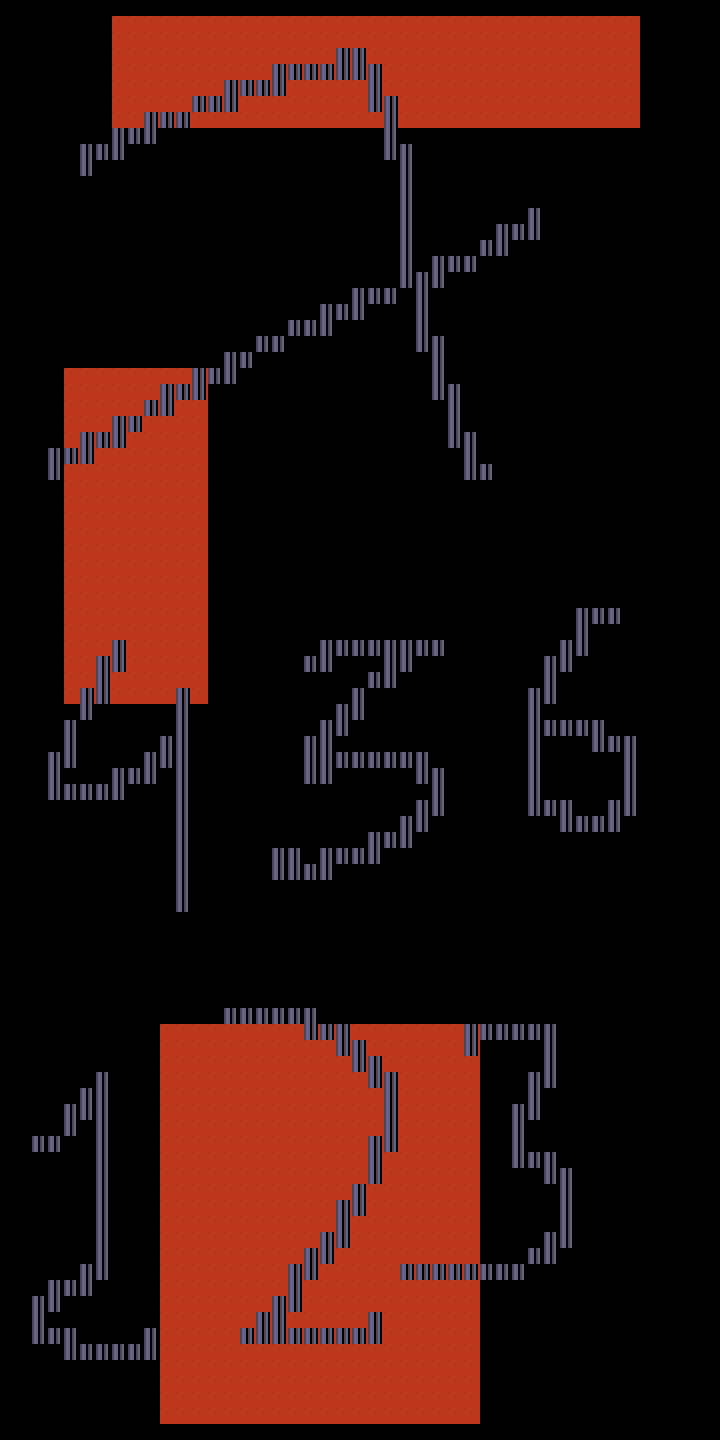

This game map was drawn from its Tiled (.tmx) file and the tilesets committed beside it. A one-line description and the trimmed map source follow:
An orthogonal 45x90 tile map with 16x16 px tiles, 2 tile layers (Tile Layertop, Tile Layer 2) and 5 objects.

<map version="1.10" tiledversion="1.10.2" orientation="orthogonal" renderorder="right-down" width="45" height="90" tilewidth="16" tileheight="16" infinite="0" nextlayerid="8" nextobjectid="24">
 <tileset firstgid="1" name="tile2" tilewidth="16" tileheight="16" tilecount="77" columns="11">
  <image source="tile2.png" width="180" height="120" />
 </tileset>
 <layer id="7" name="Tile Layertop" width="45" height="90">
  <data>[4050 cells, 920 non-empty, 1 distinct tile ids]</data>
 </layer>
 <layer id="2" name="Tile Layer 2" width="45" height="90">
  <data>[4050 cells, 341 non-empty, 1 distinct tile ids]</data>
 </layer>
 <objectgroup id="5" name="floor">
  <object id="18" x="-112.148" y="1440.42" width="943.63" height="95.1617" />
  <object id="23" x="-90.9359" y="-95.9436" width="943.63" height="95.1617" />
  <object id="21" x="718.155" y="-14.1255" width="292.115" height="1492.13" />
  <object id="22" x="-290.936" y="-11.0952" width="292.115" height="1492.13" />
 </objectgroup>
 <objectgroup id="6" name="enemyRectangleSpawnArea" locked="1">
  <object id="19" x="4.60539" y="-0.727576" width="713.211" height="1436.73" />
 </objectgroup>
</map>
